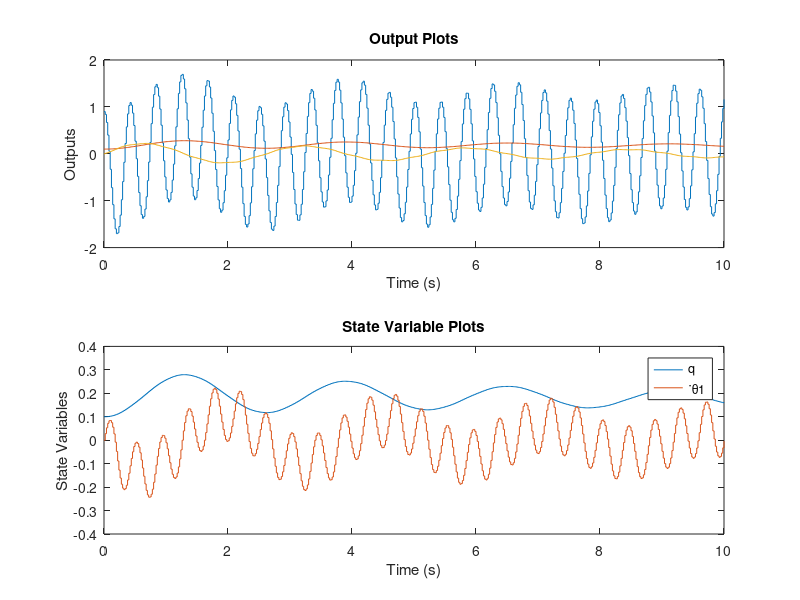
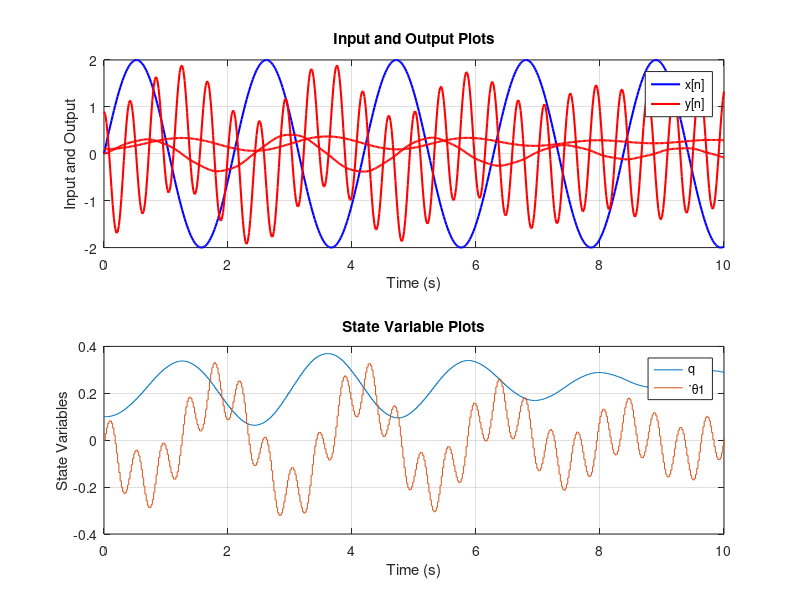

These charts were generated, in order, by the following MATLAB code: (Note: this script raises an error after producing the figures.)
%% Section 1 - making a state space model
%declaring the matixes
E = [0 1 0 0 0 0 ;0 -0.25 10.32 0 -0.42 0;0 0 0 1 0 0 ;0 0.16 -43.38 0 35.96 0 ;0 0 0 0 0 1;0 -0.01 190.92 0 -188.73 0];
f = transpose([0 0.125 0 -0.0803 0 0.0105]);
G = [0 0.002 -35.2238 0 26.6023 0; 1 0 0 0 0 0 ;0 1 0 0 0 0 ];
h = transpose([-0.002003 0 0 ]);
Ts = 0.02;

% CT State-Space Model
sysc = ss(E,f,G,h);
% Sampled  Data Model
sysd = c2d(sysc,Ts,'zoh');

% extact the ABCD matrixes from the sampled data model to suit the form
% q[n + 1] = Aq[n] + Bx[n]
% y[n] = Cq[n] + Dx[n]
[A, B, C, D] = ssdata(sysd)

%Determine the eigenvalues and eigenvectors
[V, Lambda] = eig(A)

%Controllability
syscont = ctrb(A,B)
ctrlrank = rank(syscont)

%Observability
sysobs = obsv(A,C)
obsvrank = rank(sysobs)
%% Zero Response

% Define the initial condition q0
q0 = [0.1; 0; 0.05; 0; 0.1; 0];
n=100000;
qn = A^(n)*q0;
An = A^(n)
An_2 = real(V*(Lambda^n)*inv(V))

% Final time
Tf = 10;

% Generate zero-input response using initial function
[yt, t, qt] = initial(sysd, q0, 0:Ts:Tf);

% Extract state variables q and ˙θ1 from the state trajectory matrix qt
qdot = qt(:, 1);  % State variables q
theta_dot_1 = qt(:, 4);  % ˙θ1

% Plot the outputs
figure;
subplot(2, 1, 1);
stairs(t, yt);
xlabel('Time (s)');
ylabel('Outputs');
title('Output Plots');

% Plot state variables q and ˙θ1
subplot(2, 1, 2);
stairs(t, qdot);
hold on;
stairs(t, theta_dot_1);
xlabel('Time (s)');
ylabel('State Variables');
legend('q','˙θ1');
title('State Variable Plots');

%% General resposne


A0 = 2;     
Omega0 = 3; 
n = 100000;
q = [0.1; 0; 0.05; 0; 0.1; 0];

% Calculate the state at the nth time step using the general response equation
for k = 0:n
    x_k = A0 * sin(Omega0 * k * Ts);
    % Update state using the general response equation
    q = A * q + B * x_k;
end
disp(q);

Tf = 10;
t = 0:Ts:Tf;
x = A0 * sin(Omega0 * t);
% Simulate the system response using lsim
[yt, t, qt] = lsim(sysd, x, t, q0);

% Extract state variables q and ˙θ1 from the state trajectory matrix qt
qstate = qt(:, 1);  % State variables q
theta_dot_1 = qt(:, 4);  % ˙θ1

% Plot the outputs and input
figure;
subplot(2, 1, 1);
plot(t, x, 'b', 'LineWidth', 1.5); % Input signal
hold on;
plot(t, yt, 'r', 'LineWidth', 1.5); % Output signal
xlabel('Time (s)');
ylabel('Input and Output');
title('Input and Output Plots');
legend('x[n]', 'y[n]');
grid on;

% Plot state variables q and ˙θ1
subplot(2, 1, 2);
stairs(t, qstate);
hold on;
stairs(t, theta_dot_1);
xlabel('Time (s)');
ylabel('State Variables');
legend('q', '˙θ1');
title('State Variable Plots');
grid on;

%% Section 2a - Transfer Functions
% Generate the transfer functions from the state-space model

% Display the transfer functions
fprintf('Transfer Functions:\n');
tf(sysd)

% Express transfer functions in zero-pole-gain form
G_zpk = zpk(sysd);

% Display transfer functions in zero-pole-gain form
fprintf('Transfer Functions in Zero-Pole-Gain Form:\n');
disp(G_zpk);

%% Section 2b - Pole-Zero Plots
% Generate pole-zero plots for each input-output transfer function
iopzmap(sysd);

% Comment on pole and zero locations

%% Section 2c - Poles
% Obtain poles of the system
poles = pole(sysd);

% Display poles
fprintf('Poles of the System:\n');
disp(poles);

% Comment on pole locations and their relationship with eigenvalues

%% Section 2d - Frequency Response
% Generate magnitude and phase plots of the frequency response
bode(sysd);

%% Section 3 - Stochastic State-Space Model and Simulation
% Define the standard deviations for process and measurement noises
process_noise_stdev = 0.006;
measurement_noise_stdev = 0.02;

% Number of time steps for the simulation
numSteps = 1000;  % Choose an appropriate number

% Generate process noise and measurement noise signals
w = process_noise_stdev * randn(1, numSteps);
zeta = measurement_noise_stdev * randn(1, numSteps);

% Create the matrix of input signals, including control input, process noise, and measurement noise
input_matrix = zeros(numSteps, 10);  % 10 inputs in total
input_matrix(:, 1) = A0 * sin(Omega0 * (0:Ts:(numSteps-1) * Ts));  % Sinusoidal input
input_matrix(:, 7) = w;
input_matrix(:, 8) = zeta;

% Create the state-space model with stochastic inputs
A_stochastic = A;
B_stochastic = [B, eye(6), zeros(6, 3)];
C_stochastic = C;
D_stochastic = [D, zeros(3, 6), eye(3)];

sysdstochastic = ss(A_stochastic, B_stochastic, C_stochastic, D_stochastic, Ts);

% Simulate the system dynamics with stochastic inputs
[yt_stochastic, t_stochastic, qt_stochastic] = lsim(sysdstochastic, input_matrix);

% Extract state variables q and ˙θ1 from the output matrix yt_stochastic
q_stochastic = qt_stochastic(:, 1);
theta_dot_1_stochastic = qt_stochastic(:, 4);



% Plot the outputs
figure;
subplot(1, 2, 1);
plot(0:Ts:(numSteps-1) * Ts, yt_stochastic);
xlabel('Time (s)');
ylabel('Outputs');
title('Stochastic System Output');
grid on;

subplot(1, 2, 2);
stairs(0:Ts:(numSteps-1) * Ts, q_stochastic);
hold on
stairs(0:Ts:(numSteps-1) * Ts, theta_dot_1_stochastic);

xlabel('Time (s)');
ylabel('State Variables');
title('State Variable Plots');
legend('q','θ1');
grid on;

%% Observer Matrix
p_noise = 0.006*randn(6,501);
m_noise = 0.02*randn(3,501);
p = [0.7 0.78 0.7246+0.2294i 0.7246-0.2294i 0.0860+0.7562i 0.0860-0.7562i];
L = -place(A',C',p)';
A_LC = A + L*C;
eig(A_LC);
B_o = [B+L*D, -L];
ss(A_LC,B_o,C,[D zeros(3,3)]);
q_bar = [0 0 0 0 0 0]';
[observer_output, t_stochastic, observer_states] = lsim(sysdstochastic,[transpose(x) transpose(p_noise) transpose(m_noise)],t,q_bar)
% Extract state variables q_hat and θ1_hat from the observer_states matrix
q_hat = observer_states(:, 1);
theta1_hat = observer_states(:, 4);

% Plot the observer's estimated state variables
figure;
subplot(2, 1, 1);
stairs(t_stochastic, q_hat);
xlabel('Time (s)');
ylabel('Estimated State Variables (q)');
title('Observer State Estimates for q');

subplot(2, 1, 2);
stairs(t_stochastic, theta1_hat);
xlabel('Time (s)');
ylabel('Estimated State Variables (θ1)');
title('Observer State Estimates for θ1');

%% 4c
% Define the initial estimate of the state for the observer
q_hat_initial = [0; 0; 0; 0; 0; 0];

% Simulate the observer using outputs from the stochastic system
[observer_output, t_stochastic, observer_states] = lsim(observer_model, [yt_stochastic, q_stochastic], t_stochastic, q_hat_initial);

% Extract state variables q_hat and θ1_hat from the observer_states matrix
q_hat = observer_states(:, 1:6);
theta1_hat = observer_states(:, 7:9);

% Plot the observer's estimated state variables against the 'true' state variables
figure;
subplot(2, 1, 1);
stairs(t_stochastic, q_hat, 'b', 'LineWidth', 1.5); % Estimated state variables
hold on;
stairs(t_stochastic, q_stochastic, 'r', 'LineWidth', 1.5); % True state variables
xlabel('Time (s)');
ylabel('State Variables');
title('State Observer Estimates vs. True State Variables (q)');

legend('Estimated q','True q');
grid on;

subplot(2, 1, 2);
stairs(t_stochastic, theta1_hat, 'b', 'LineWidth', 1.5); % Estimated state variables
hold on;
stairs(t_stochastic, theta_dot_1_stochastic, 'r', 'LineWidth', 1.5); % True state variables
xlabel('Time (s)');
ylabel('State Variables');
title('State Observer Estimates vs. True State Variables (θ1)');

legend('Estimated θ1', 'True θ1');
grid on;

%% 5 State Feedback Control
p = [0.9,0.95,0.9057+0.2867i,0.9057-0.2867i,0.095+0.9452i,0.095-0.9452i];
%g is the feedback gain vector
g = -place(A, B, p)

A = A + (B*g);

%5b
sysdfb = ss(A, B, C, D, Ts)
poles = pole(sysdfb)
iopzmap(sysdfb)

% Define the initial condition q0
q0 = [0.1; 0; 0.05; 0; 0.1; 0];
n=100000;
qn = A^(n)*q0;
An = A^(n)
An_2 = real(V*(Lambda^n)*inv(V))

% Final time
Tf = 3;

% Generate zero-input response using initial function
[yt, t, qt] = initial(sysdfb, q0, 0:Ts:Tf);

% Extract state variables q and ˙θ1 from the state trajectory matrix qt
qdot = qt(:, 1);  % State variables q
theta_dot_1 = qt(:, 4);  % ˙θ1

% Plot the outputs
figure;
subplot(2, 1, 1);
stairs(t, yt);
xlabel('Time (s)');
ylabel('Outputs');
title('Output Plots');

% Plot state variables q and ˙θ1
subplot(2, 1, 2);
stairs(t, qdot);
hold on;
stairs(t, theta_dot_1);
xlabel('Time (s)');
ylabel('State Variables');
legend('q','˙θ1');
title('State Variable Plots');
%%
tf(sysdfb)
bode(sysdfb)
